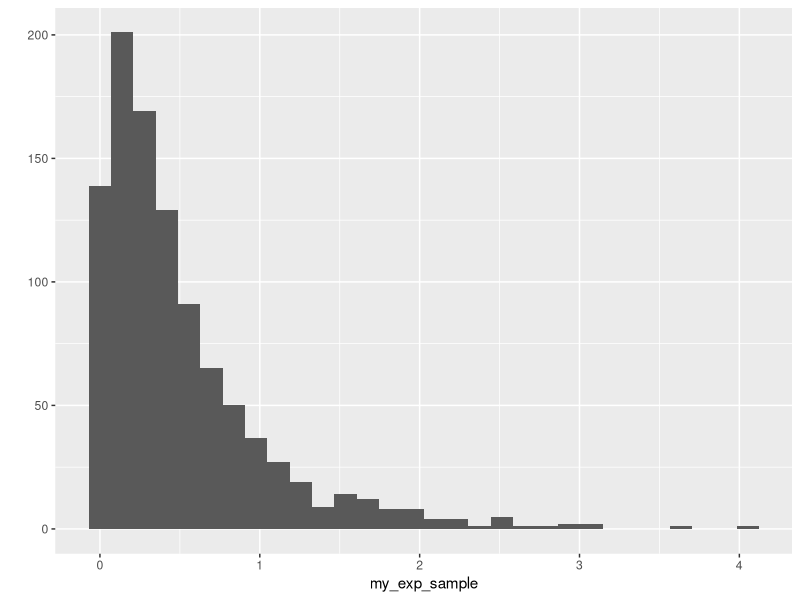

This figure's R source: (Note: this script raises an error after producing the figure.)
## ---- chunk 1
knitr::opts_chunk$set(echo = TRUE)
library(ggplot2)
## ---- chunk 2
## our work goes here
my_uniform_sample <- runif(n = 1e3)
## qplot(my_uniform_sample)
my_exp_sample <- qexp(p = my_uniform_sample, rate = 2)
qplot(my_exp_sample)

.
## ---- chunk 3
## Here I'll provide some code to reproduce Figure 20.10


## ---- chunk 4
## define Rayleigh density
f <- function(x, sigma) {
    if (any(x < 0)) return(0)
    stopifnot(sigma > 0)
    return((x / sigma^2) * exp(-x^2 / (2*sigma^2)))
}

## construct the chain
m <- 10000
sigma <- 4
x <- numeric(m)
x[1] <- rchisq(1, df = 1)
k <- 0 ## rejections to investigate efficiency
u <- runif(m) ## acceptance probabilities

for (i in 2:m) {
    xt <- x[i-1]
    y <- rchisq(1, df = xt)
    num <- f(y, sigma) * dchisq(xt, df = y)
    den <- f(xt, sigma) * dchisq(y, df = xt)
    if (u[i] <= num/den) {
        x[i] <- y 
    } else {
        ## y is rejected
        x[i] <- xt
        k <- k + 1
    }
}

print(k) / m
## ---- chunk 5
## go past burn-in and thin
index <- seq(3000, 10000, by = 10)
y1 <- x[index]
plot(1:length(x), x, type = "l", main = "Leaving burn-in and not thinning", ylab = "x")
plot(index, y1, type = "l", main = "Remove burn-in and thin", ylab = "x")
## ---- chunk 6
## expected value
mean(y1)
mean(x)
## in theory
sigma * sqrt(pi /2)
